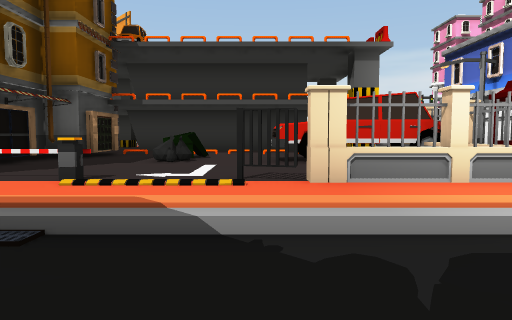
view 1 (above)

24 first-person views from a walk through a Unity game level. The camera is 1.5 m above the floor, tilts 4° down and sees 70° across. The floor is counted in squares, 2 m on a side. Each view is taken from the middle of a square. On the plan, view 1 faces up. The plan holds only what a view shows up to about 11 squares ahead; the rest is blank. The place goes on beyond the plan. Surface patterns are stand-ins for the level's own textures.

view 2
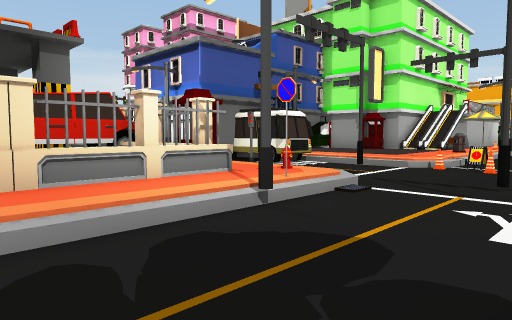

view 3
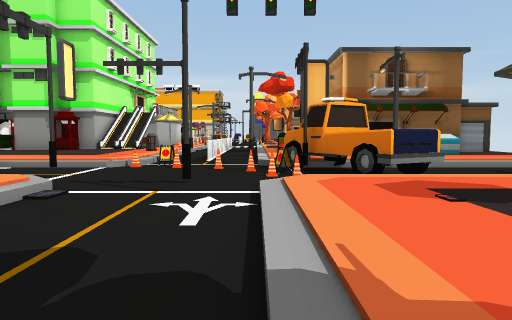

view 4
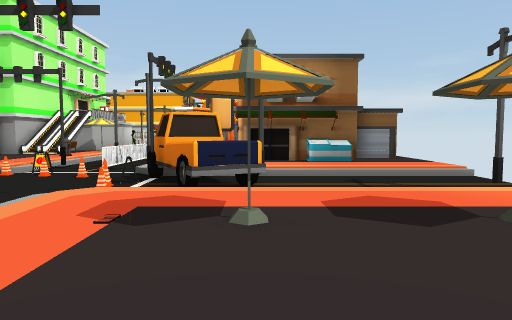

view 5
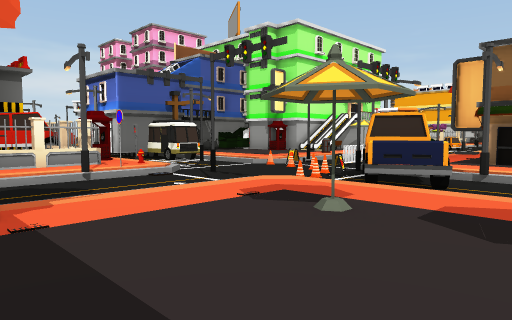

view 6
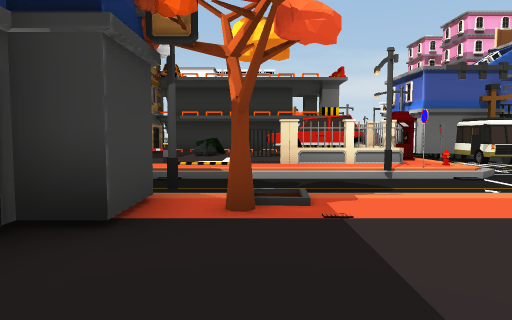

view 7
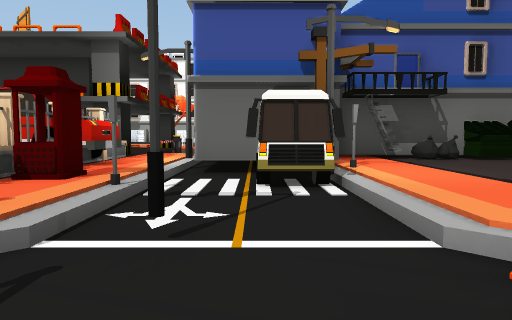

view 8
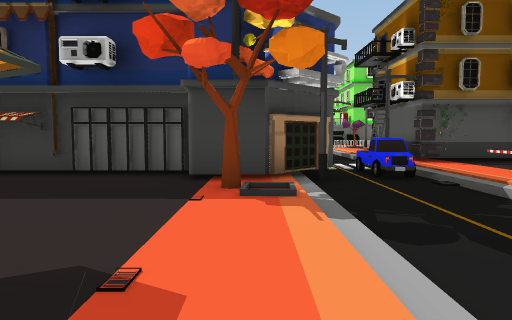

view 9
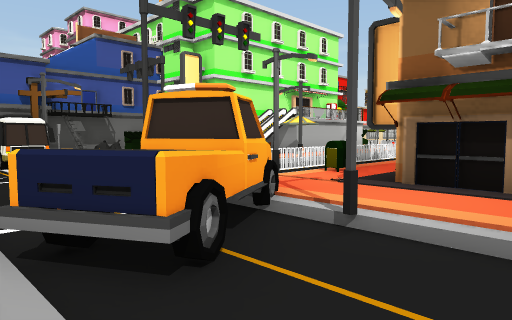

view 10
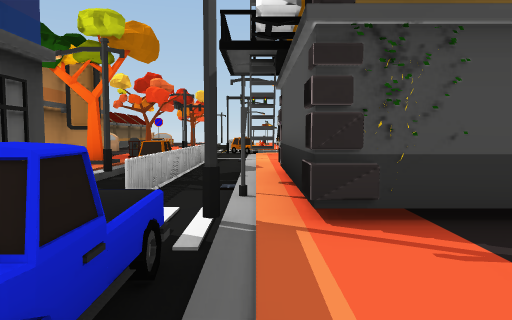

view 11
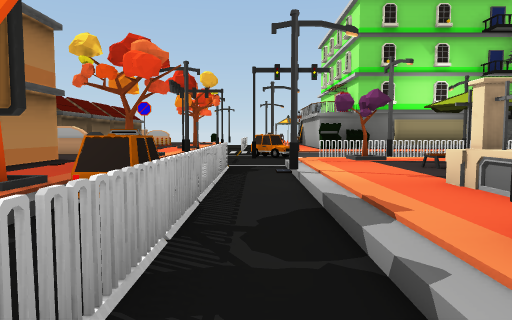

view 12
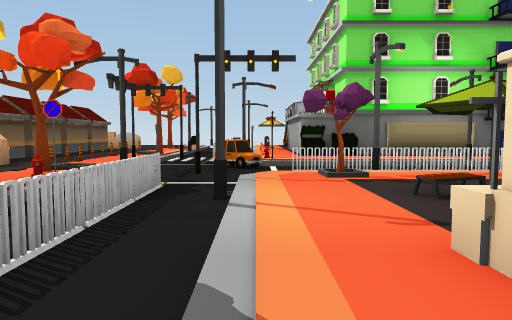

view 13
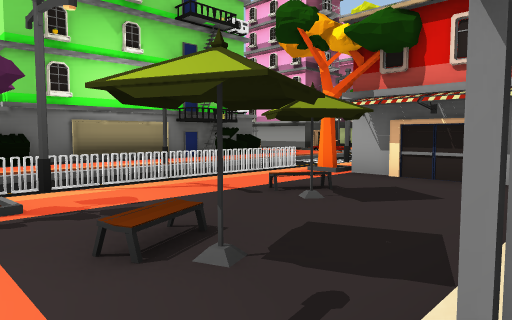

view 14
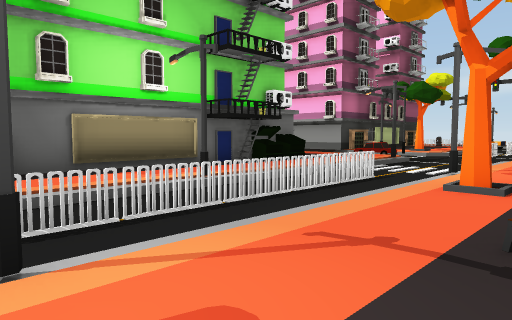

view 15
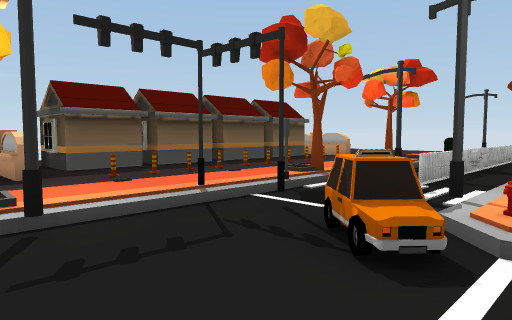

view 16
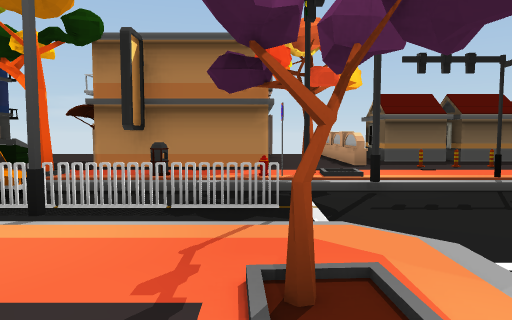

view 17
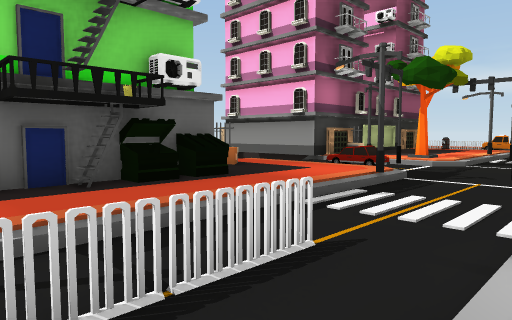

view 18
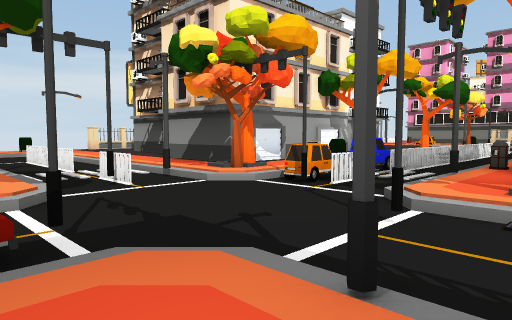

view 19
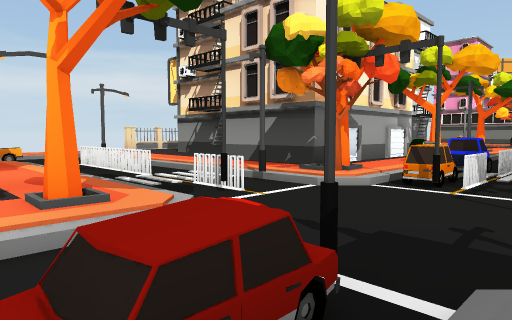

view 20
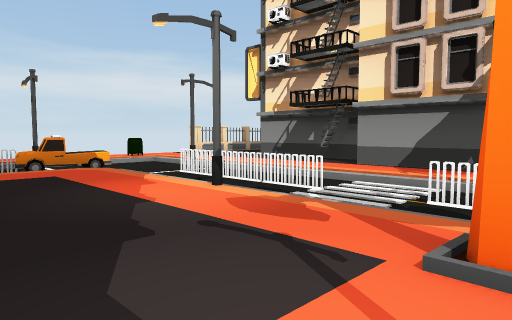

view 21
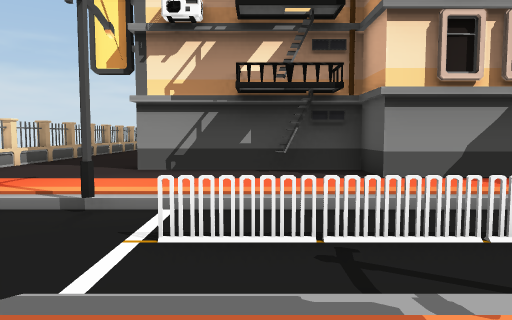

view 22
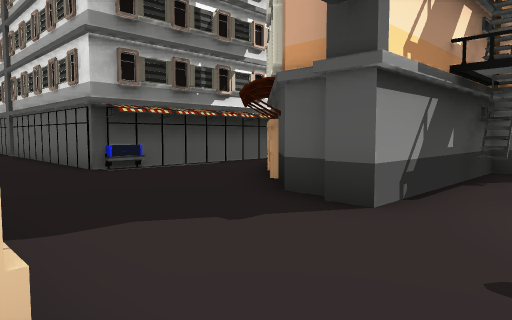

view 23
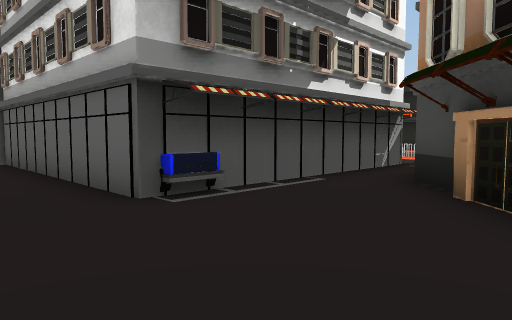

view 24
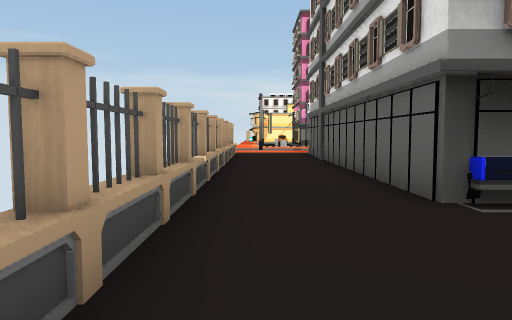

### Floor plan
Key: @ floor where view 1 was taken; # wall or solid block; x gap in a wall; . main floor; : floor 0.25 m higher than the main floor; - floor 0.25 m lower than the main floor; / step, stairs or slope; = window, fence, low wall or low ledge; ^ raised ledge; O other object.
Columns run from 23 left of view 1 to 11 right of it. Each row starts with its distance up from view 1.
 35         .#^^#^^#^^#^^^^^
 34          ...............
 33   -O-  .................
 32  OOO---.........########
 31    OO-O...##....#
 30   ../--...# O...#
 29  .../O-...#  #..#
 28  .../O-...#  ##.#
 27  .../x-...#    .#
 26  ..O/O-..##    .#
 25 ..../--..#      #
 24 ..../--..#
 23  .O./OO.#O..
 22 . O//--.OO..O
 21  -------O/OO-
 20  -------OOOOOOO
 19  OO------------
 18 ..../-#/..OO..
 17 ....O--.O..OO
 16 #.../--.O
 15  .../--.
 14  #../--.
 13  #../--O.             OO
 12  #../O-..                  .O
 11  #../O-.O###      OO. ... OO.  O
 10  #../O-.O...       #. ...  #.  O###
  9  #..OO-.....      ##.O...  O.O O.^^
  8  #../O-..O..      #..O..OOOO.###.^^
  7  #../O-.....      #..O...  O.-##x^^
  6  #../O-.....      #......  O.-##.^^
  5  O ./O O..O.^##   #.OO:##=^##---.^^
  4    O/O .O.....#  ##.... #...O---.^^
  3  .OOO--/..O.....O#O.......O#/--O/^^
  2 ----O--#-----------OO----------OO^^
  1 O--#----OOOOOOOOO-----------#--O ^O
  0 /O#/#/O/////O/O/ #  ##O@/////-O--^O
 -1 .O..../OO.O.O.       #.O.....OOO.^O
 -2 ...........O..       #.......OOO.^O
 -3 OOOOO.O.####..OO     #....O..O-O.^
 -4 #####.O.     .       #.......---.^#
 -5     #.O.    O.       # . .O.. --.O#

Positions as (right, up) in squares from view 1, and headings:
1: (0, 0), facing up
2: (0, 0), facing up-right
3: (0, 0), facing right
4: (0, -3), facing right
5: (0, -5), facing up-right
6: (0, -5), facing up
7: (7, 1), facing up
8: (5, -1), facing left
9: (5, -5), facing up-right
10: (-2, 3), facing left
11: (-7, 2), facing left
12: (-9, 3), facing left
13: (-11, 4), facing up-left
14: (-14, 5), facing up-left
15: (-16, 4), facing down-left
16: (-15, 6), facing down
17: (-16, 10), facing up-left
18: (-21, 16), facing up-right
19: (-22, 18), facing up-right
20: (-23, 22), facing up-right
21: (-21, 29), facing right
22: (-15, 35), facing down-right
23: (-11, 34), facing down-right
24: (-11, 34), facing right
